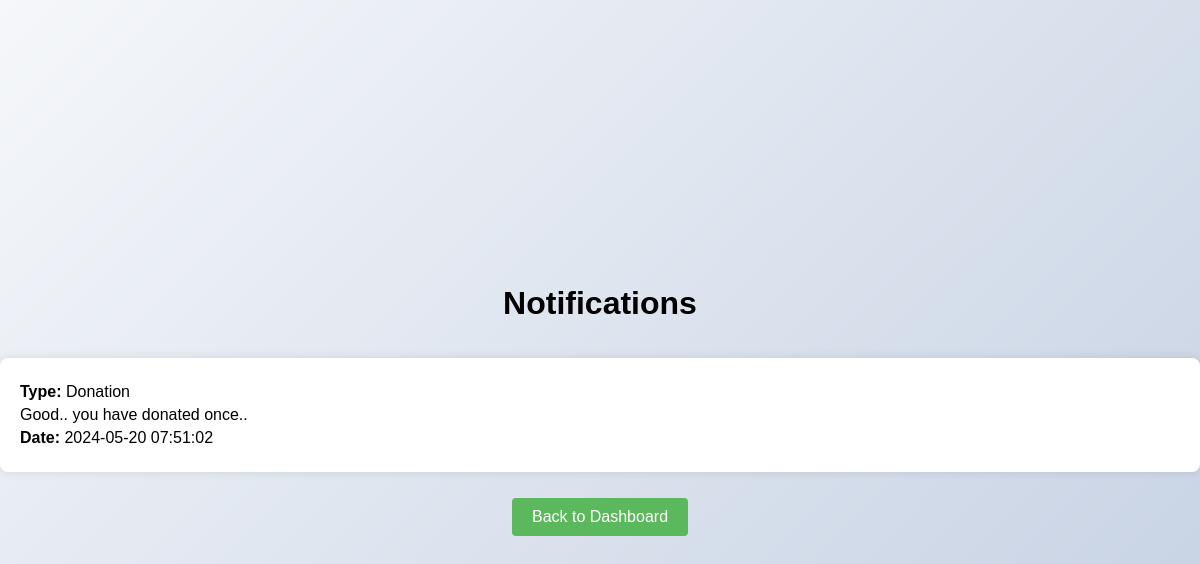
/Views/notifications.php (signed in), run on the app's committed database.
### tables this page shows
CREATE TABLE `notifications` (
  `notification_id` int(11) NOT NULL,
  `donor_id` int(11) DEFAULT NULL,
  `message` text NOT NULL,
  `type` varchar(50) DEFAULT NULL,
  `is_read` tinyint(1) DEFAULT 0,
  `created_at` timestamp NOT NULL DEFAULT current_timestamp()
);

### Controllers/noticontroller.php (called while the page is built, shortened)
<?php
$user_id = $_SESSION['user_id'];
$notifications_sql = "SELECT * FROM notifications WHERE donor_id = $user_id ORDER BY created_at DESC";
$notifications_result = $conn->query($notifications_sql);
?>

### Views/notifications.php (the view, shortened to what this page needs)
<?php
include '../Models/database.php';
include '../Controllers/noticontroller.php';
?>
<!DOCTYPE html>
<html lang="en">
<head>
    <link rel="stylesheet" href="../css/noti.css">
</head>
<body>
    <h1>Notifications</h1>
    <?php if ($notifications_result->num_rows > 0): ?>
        <ul class="notifications-list">
            <?php while ($notification = $notifications_result->fetch_assoc()): ?>
            <li class="<?php echo $notification['is_read'] ? '' : 'unread'; ?>">
                <p><strong>Type:</strong> <?php echo $notification['type']; ?></p>
                <p><?php echo $notification['message']; ?></p>
                <p><strong>Date:</strong> <?php echo $notification['created_at']; ?></p>
            </li>
            <?php endwhile; ?>
        </ul>
    <?php else: ?>
        <p>No notifications available.</p>
    <?php endif; ?>
    <a href="dashboard.php" class="button">Back to Dashboard</a>
</body>
</html>

### css/noti.css (style rules this page uses)
body { font-family: Arial, sans-serif; background: linear-gradient(135deg, #f5f7fa 0%, #c3cfe2 100%); margin: 0; padding: 0; display: flex; justify-content: center; align-items: center; flex-direction: column; height: 100vh; }
h1 { margin-bottom: 20px; }
ul.notifications-list { list-style: none; padding: 0; width: 100%; }
ul.notifications-list li { background: #fff; padding: 20px; border-radius: 8px; box-shadow: 0 0 10px rgba(0, 0, 0, 0.1); margin-bottom: 10px; }
ul.notifications-list li p { margin: 5px 0; }
.button { display: inline-block; padding: 10px 20px; background-color: #5cb85c; color: #fff; text-decoration: none; border-radius: 4px; transition: background-color 0.3s; }

### data on the page
notifications: type "Donation", message "Good.. you have donated once..", created_at "2024-05-20 07:51:02"
